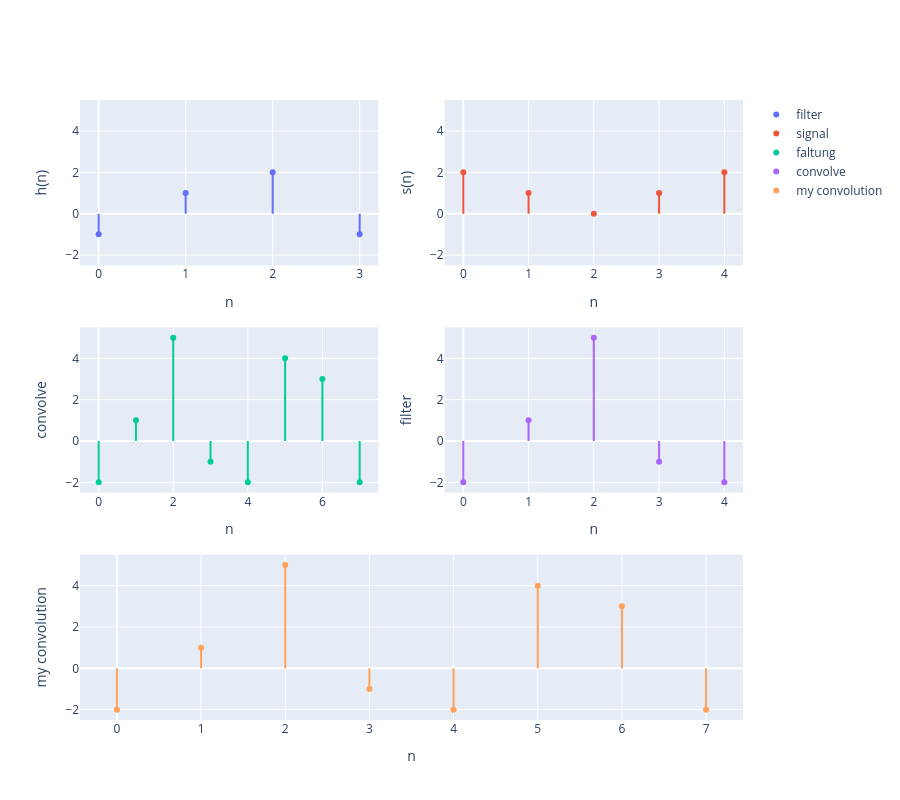

The notebook cell this image was saved under:
### Code cell
from plotly.subplots import make_subplots
import plotly.graph_objects as go

fig = make_subplots(rows=3, cols=2,
  specs=[
    [{}, {}],
    [{}, {}],
    [{"colspan": 2}, None]])
fig.add_trace(
  go.Scatter(
    y=h,
    error_y=dict(type='data', symmetric=False, arrayminus=h, array=[0]*h.size, width=0),
    name='filter',
    mode='markers'
  ), row=1, col=1
)
fig.add_trace(
  go.Scatter(
    y=s,
    error_y=dict(type='data', symmetric=False, arrayminus=s, array=[0]*s.size, width=0),
    name='signal',
    mode='markers'
  ), row=1, col=2
)
fig.add_trace(
  go.Scatter(
    y=y_conv,
    error_y=dict(type='data', symmetric=False, arrayminus=y_conv, array=[0]*y_conv.size, width=0),
    name='faltung',
    mode='markers'
  ), row=2, col=1
)
fig.add_trace(
  go.Scatter(
    y=y_filt,
    error_y=dict(type='data', symmetric=False, arrayminus=y_filt, array=[0]*y_filt.size, width=0),
    name='convolve',
    mode='markers'
  ), row=2, col=2
)
fig.add_trace(
  go.Scatter(
    y=my_conv,
    error_y=dict(type='data', symmetric=False, arrayminus=my_conv, array=[0]*my_conv.size, width=0),
    name='my convolution',
    mode='markers'
  ), row=3, col=[1,2]
)
r = [-2.5, 5.5]
fig.update_layout(
    height=800,
  xaxis1=dict(title='n'),
  xaxis2=dict(title='n'),
  xaxis3=dict(title='n'),
  xaxis4=dict(title='n'),
  xaxis5=dict(title='n'),
  yaxis1=dict(title='h(n)', range=r),
  yaxis2=dict(title='s(n)', range=r),
  yaxis3=dict(title='convolve', range=r),
  yaxis4=dict(title='filter', range=r),
  yaxis5=dict(title='my convolution', range=r),
)
fig.show()

### Figure 1 — Plotly figure (JSON) as saved in the notebook; plotly's stock layout.template omitted (floating-point values rounded to 4 significant figures)
{"data": [{"error_y": {"array": [0, 0, 0, 0], "arrayminus": [-1, 1, 2, -1], "symmetric": false, "type": "data", "width": 0}, "mode": "markers", "name": "filter", "type": "scatter", "xaxis": "x", "y": [-1, 1, 2, -1], "yaxis": "y"}, {"error_y": {"array": [0, 0, 0, 0, 0], "arrayminus": [2, 1, 0, 1, 2], "symmetric": false, "type": "data", "width": 0}, "mode": "markers", "name": "signal", "type": "scatter", "xaxis": "x2", "y": [2, 1, 0, 1, 2], "yaxis": "y2"}, {"error_y": {"array": [0, 0, 0, 0, 0, 0, 0, 0], "arrayminus": [-2.0, 1.0, 5.0, -1.0, -2.0, 4.0, 3.0, -2.0], "symmetric": false, "type": "data", "width": 0}, "mode": "markers", "name": "faltung", "type": "scatter", "xaxis": "x3", "y": [-2.0, 1.0, 5.0, -1.0, -2.0, 4.0, 3.0, -2.0], "yaxis": "y3"}, {"error_y": {"array": [0, 0, 0, 0, 0], "arrayminus": [-2.0, 1.0, 5.0, -1.0, -2.0], "symmetric": false, "type": "data", "width": 0}, "mode": "markers", "name": "convolve", "type": "scatter", "xaxis": "x4", "y": [-2.0, 1.0, 5.0, -1.0, -2.0], "yaxis": "y4"}, {"error_y": {"array": [0, 0, 0, 0, 0, 0, 0, 0], "arrayminus": [-2.0, 1.0, 5.0, -1.0, -2.0, 4.0, 3.0, -2.0], "symmetric": false, "type": "data", "width": 0}, "mode": "markers", "name": "my convolution", "type": "scatter", "xaxis": "x5", "y": [-2.0, 1.0, 5.0, -1.0, -2.0, 4.0, 3.0, -2.0], "yaxis": "y5"}], "layout": {"height": 800, "xaxis": {"anchor": "y", "domain": [0, 0.45], "title": {"text": "n"}}, "xaxis2": {"anchor": "y2", "domain": [0.55, 1], "title": {"text": "n"}}, "xaxis3": {"anchor": "y3", "domain": [0, 0.45], "title": {"text": "n"}}, "xaxis4": {"anchor": "y4", "domain": [0.55, 1], "title": {"text": "n"}}, "xaxis5": {"anchor": "y5", "domain": [0, 1], "title": {"text": "n"}}, "yaxis": {"anchor": "x", "domain": [0.7333, 1], "range": [-2.5, 5.5], "title": {"text": "h(n)"}}, "yaxis2": {"anchor": "x2", "domain": [0.7333, 1], "range": [-2.5, 5.5], "title": {"text": "s(n)"}}, "yaxis3": {"anchor": "x3", "domain": [0.3667, 0.6333], "range": [-2.5, 5.5], "title": {"text": "convolve"}}, "yaxis4": {"anchor": "x4", "domain": [0.3667, 0.6333], "range": [-2.5, 5.5], "title": {"text": "filter"}}, "yaxis5": {"anchor": "x5", "domain": [0, 0.2667], "range": [-2.5, 5.5], "title": {"text": "my convolution"}}}}
